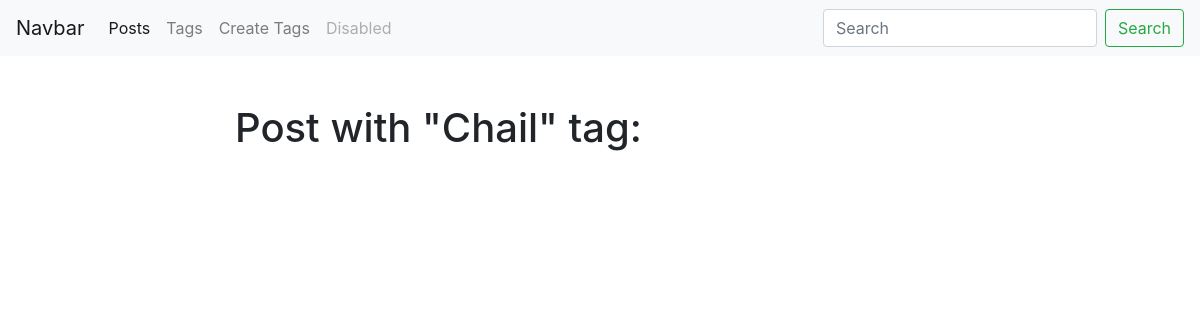
Before: /blog/tags/chail/ with the older database file.
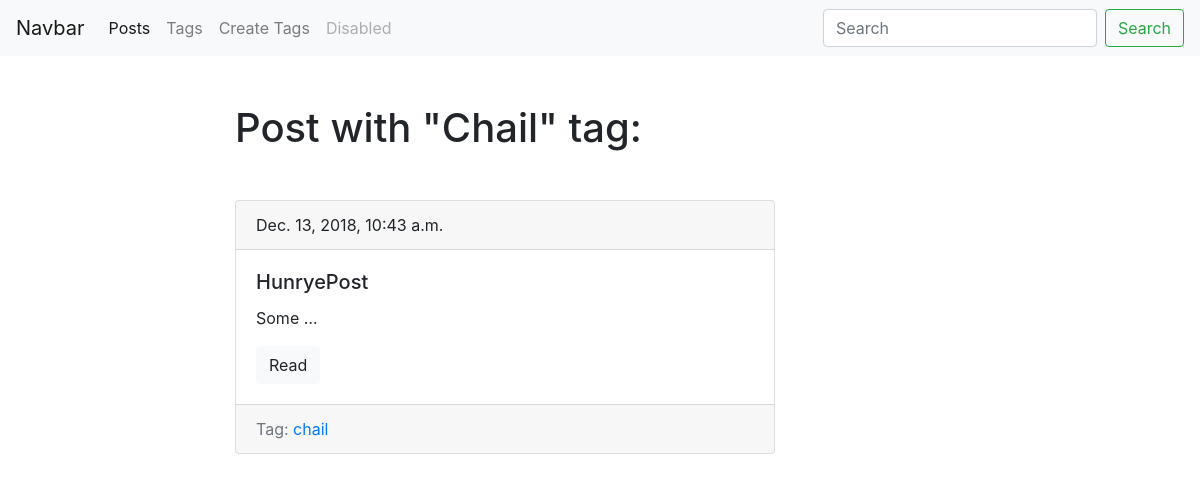
After: the same page with the newer database file.
### blog/models.py (models this page shows, shortened)
class Tag(models.Model):
	title = models.CharField(max_length = 50)
	slug = models.SlugField(max_length = 50, unique=True)
	def get_absolute_url(self):
		return reverse('tag_detail_url', kwargs={'slug': self.slug})
	class Meta:
		ordering = ['title']

class Posts(models.Model):
	title = models.CharField(max_length=150, db_index=True)
	slug = models.SlugField(max_length=150, blank=True, unique=True)
	body = models.TextField(blank=True, db_index=True)
	tags = models.ManyToManyField('Tag', blank=True, related_name='posts')
	date_pub = models.DateTimeField(auto_now_add=True)
	def get_absolute_url(self):
		return reverse('post_detail_url', kwargs={'slug': self.slug})
	class Meta:
		ordering = ['-date_pub']

### blog/views.py (the view)
# urls.py: path('tags/<str:slug>/', TagDetail.as_view(), name = 'tag_detail_url'),
class TagDetail(ObjectDetailMixin, View):
	model = Tag
	template = 'blog/tag_detail.html'

### blog/utils.py (called while the page is built)
	def get(self, request, slug):
		obj = get_object_or_404(self.model, slug__iexact = slug)
		return render(request, self.template, context={self.model.__name__.lower(): obj, 'admin_object': obj, 'detail': True})

### blog/templates/blog/tag_detail.html (shortened to what this page needs)
{% extends 'blog/base_blog.html' %}
{% block content %}
	<h1 class="mb-5">Post with "{{ tag.title|title }}" tag:</h1>
	{% for post in tag.posts.all %}
		{% include 'blog/includes/post_card_template.html' %}
	{% endfor %}
{% endblock %}

### blog/templates/blog/base_blog.html (shortened to what this page needs)
{% extends 'base.html' %}

### templates/base.html (shortened to what this page needs)
{% load static %}
<!DOCTYPE html>
<html lang="en">
	<head>
	    <link rel="stylesheet" href="https://stackpath.bootstrapcdn.com/bootstrap/4.1.3/css/bootstrap.min.css">
	    <link rel="stylesheet" type="text/css" href="{% static 'css/style.css' %}">
	</head>
	<body>
			<nav class="navbar navbar-expand-lg navbar-light bg-light" style="background-color: #e3f2fd;">
				<a class="navbar-brand" href="#">Navbar</a>
				<div class="collapse navbar-collapse" id="navbarSupportedContent">
					<ul class="navbar-nav mr-auto">
						<li class="nav-item active">
							<a class="nav-link" href="{% url 'posts_list_url' %}">Posts </a>
						</li>
						<li class="nav-item">
							<a class="nav-link" href="{% url 'tags_list_url' %}">Tags </a>
						</li>
						<li class="nav-item">
							<a class="nav-link" href="{% url 'tag_create_url' %}">Create Tags </a>
						</li>
						<li class="nav-item">
							<a class="nav-link disabled" href="#">Disabled</a>
						</li>
					</ul>
					<form class="form-inline my-2 my-lg-0" action="{% url 'posts_list_url' %}">
						<input class="form-control mr-sm-2" type="search" placeholder="Search" aria-label="Search" name="search">
						<button class="btn btn-outline-success my-2 my-sm-0" type="submit">Search</button>
					</form>
				</div>
			</nav>
			<div class="container mt-5">
				<div class="row">
					<div class="col-6 offset-md-2">
						{% block content %}{% endblock %}
					</div>
				</div>
			</div>
		</body>
</html>

### blog/templates/blog/includes/post_card_template.html
<div class="card mb-4">
	<div class="card-header">
		    {{ post.date_pub }}
	</div>
	<div class="card-body">
		<h5 class="card-title">{{ post.title }}</h5>
		<p class="card-text">{{ post.body|truncatewords:1 }}</p>
		<a href="{{ post.get_absolute_url }}" class="btn btn-light">Read</a>
	</div>
	<div class="card-footer text-muted">
		Tag:
		{% for tag in post.tags.all %}
			<a href="{{ tag.get_absolute_url }}">{{ tag.title }}</a>
		{% endfor %}
	</div>
</div>

Changed rows visible on the page:
added Posts: date_pub "Dec. 13, 2018, 10:43 a.m.", title "HunryePost", body "Some …", Tag (title "chail")
